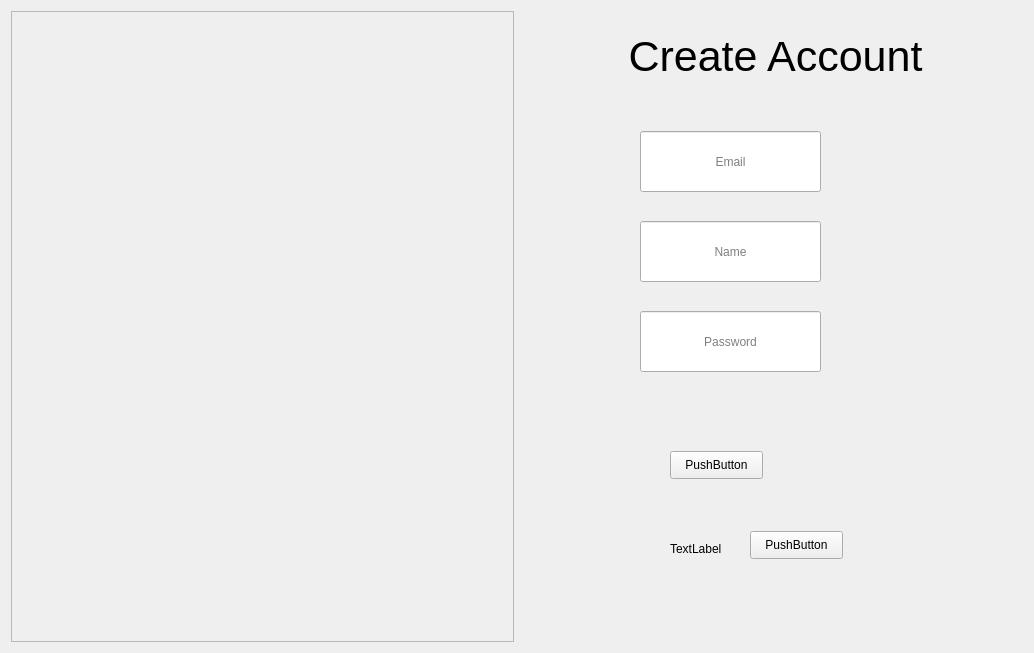
<?xml version="1.0" encoding="UTF-8"?>
<ui version="4.0">
 <class>Form</class>
 <widget class="QWidget" name="Form">
  <property name="geometry">
   <rect>
    <x>0</x>
    <y>0</y>
    <width>1034</width>
    <height>653</height>
   </rect>
  </property>
  <property name="windowTitle">
   <string>Form</string>
  </property>
  <property name="styleSheet">
   <string notr="true"/>
  </property>
  <layout class="QHBoxLayout" name="horizontalLayout">
   <item>
    <widget class="QFrame" name="frame">
     <property name="styleSheet">
      <string notr="true">background-image: url(:/login/resources/images/ss.jpg);</string>
     </property>
     <property name="frameShape">
      <enum>QFrame::StyledPanel</enum>
     </property>
     <property name="frameShadow">
      <enum>QFrame::Raised</enum>
     </property>
    </widget>
   </item>
   <item>
    <widget class="QWidget" name="widget" native="true">
     <widget class="QLabel" name="label">
      <property name="geometry">
       <rect>
        <x>70</x>
        <y>20</y>
        <width>371</width>
        <height>51</height>
       </rect>
      </property>
      <property name="font">
       <font>
        <pointsize>32</pointsize>
       </font>
      </property>
      <property name="text">
       <string>Create Account</string>
      </property>
      <property name="alignment">
       <set>Qt::AlignCenter</set>
      </property>
     </widget>
     <widget class="QLineEdit" name="lineEdit">
      <property name="geometry">
       <rect>
        <x>120</x>
        <y>120</y>
        <width>181</width>
        <height>61</height>
       </rect>
      </property>
      <property name="alignment">
       <set>Qt::AlignCenter</set>
      </property>
      <property name="placeholderText">
       <string>Email</string>
      </property>
     </widget>
     <widget class="QLineEdit" name="lineEdit_2">
      <property name="geometry">
       <rect>
        <x>120</x>
        <y>210</y>
        <width>181</width>
        <height>61</height>
       </rect>
      </property>
      <property name="alignment">
       <set>Qt::AlignCenter</set>
      </property>
      <property name="placeholderText">
       <string>Name</string>
      </property>
     </widget>
     <widget class="QLineEdit" name="lineEdit_3">
      <property name="geometry">
       <rect>
        <x>120</x>
        <y>300</y>
        <width>181</width>
        <height>61</height>
       </rect>
      </property>
      <property name="alignment">
       <set>Qt::AlignCenter</set>
      </property>
      <property name="placeholderText">
       <string>Password</string>
      </property>
     </widget>
     <widget class="QPushButton" name="pushButton">
      <property name="geometry">
       <rect>
        <x>150</x>
        <y>440</y>
        <width>93</width>
        <height>28</height>
       </rect>
      </property>
      <property name="text">
       <string>PushButton</string>
      </property>
     </widget>
     <widget class="QLabel" name="label_2">
      <property name="geometry">
       <rect>
        <x>150</x>
        <y>530</y>
        <width>55</width>
        <height>16</height>
       </rect>
      </property>
      <property name="text">
       <string>TextLabel</string>
      </property>
     </widget>
     <widget class="QPushButton" name="pushButton_2">
      <property name="geometry">
       <rect>
        <x>230</x>
        <y>520</y>
        <width>93</width>
        <height>28</height>
       </rect>
      </property>
      <property name="text">
       <string>PushButton</string>
      </property>
     </widget>
    </widget>
   </item>
  </layout>
 </widget>
 <resources>
  <include location="resources_vec.qrc"/>
 </resources>
 <connections/>
</ui>
